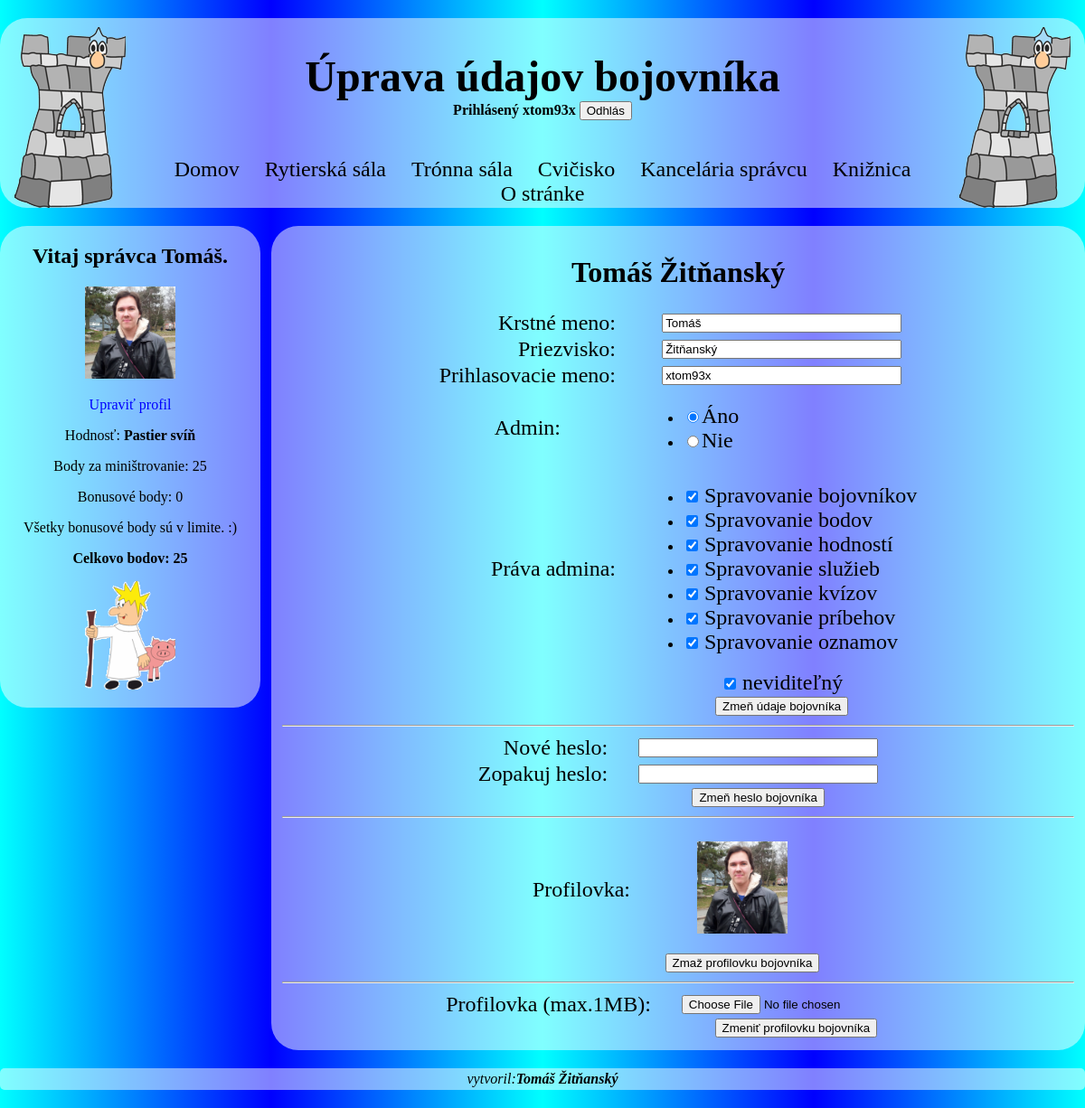
The page /uprav_user.php?id=1 (signed in) on the database its author committed.
### tables this page shows
CREATE TABLE IF NOT EXISTS `users` (
  `meno` varchar(255) NOT NULL,
  `krstne` varchar(255) NOT NULL,
  `priezvisko` varchar(255) NOT NULL,
  `heslo` varchar(255) NOT NULL,
  `profilovka` varchar(255) NOT NULL,
  `id_user` int(11) NOT NULL AUTO_INCREMENT,
  `body` int(11) NOT NULL DEFAULT '0',
  `body_minis` int(11) NOT NULL DEFAULT '0',
  `body_bonus` int(11) NOT NULL DEFAULT '0',
  `admin` varchar(7) NOT NULL,
  `visible` tinyint(1) NOT NULL DEFAULT '1',
  PRIMARY KEY (`id_user`)
);

### uprav_user.php (the view, shortened to what this page needs)
<?php
include("_funkcie.php");
if (isset($_SESSION['user'])){
  include('osobny.php');
  if (substr($_SESSION['user']['admin'],0,1)){
    ?>
    <div class=hlavny><main>
    <?php
    if (!isset($_GET['id']) || !$user=daj_user($_GET['id'])){
      ?>
      <h2>Bojovník sa nenašiel.</h2>
      </main></div>
      <?php
    }else{
    ?>
      <h1><?php echo $user['krstne']." ".$user['priezvisko']?></h1>
      <table>
      <form method=post>
        <tr><td class=opis_pole><label for=krstne>Krstné meno:</label></td>
          <td><input type=text size=30 id=krstne name=krstne value='<?php if (isset($_POST['krstne'])) echo $_POST['krstne']; else echo $user['krstne'];?>' required></td></tr>
        <tr><td class=opis_pole><label for=priezvisko>Priezvisko:</label></td>
          <td><input type=text size=30 id=priezvisko name=priezvisko value='<?php if (isset($_POST['priezvisko'])) echo $_POST['priezvisko']; else echo $user['priezvisko'];?>' required></td></tr>
        <tr><td class=opis_pole><label for=meno>Prihlasovacie meno:</label></td>
          <td><input type=text size=30 id=meno name=meno value='<?php if (isset($_POST['meno'])) echo $_POST['meno']; else echo $user['meno'];?>' required></td></tr>
        <tr><td><label>Admin:</label></td>
          <td><ul>
            <li><input type=radio id=admin_yes name=admin value=1 onchange="admin_change();" <?php if ((isset($_POST['admin']) && $_POST['admin']) || (!isset($_POST['admin']) && $user['admin'])) echo "checked";?>><label for=admin_yes>Áno</label></li>
            <li><input type=radio id=admin_yes name=admin value=1 onchange="admin_change();"<?php if ((isset($_POST['admin']) && !$_POST['admin']) || (!isset($_POST['admin']) && !$user['admin'])) echo "checked";?>><label for=admin_no>Nie</label></li>
          </ul></td>
        </tr>
        <tr id=prava_admin <?php if(!isset($_POST['admin']) && !$user['admin']) echo "style='display:none;'"?>>
          <td class=opis_pole><label>Práva admina:</label></td>
          <td><ul>
            <li>
              <input type='checkbox' name=adm_1 id=adm_1 <?php if ((isset($_POST['admin']) && isset($_POST['adm_1'])) || (!isset($_POST['admin']) && substr($user['admin'],0,1))) echo "checked";?>>
              <label for=adm_1>Spravovanie bojovníkov</label>
            </li>
            <li>
              <input type='checkbox' name=adm_2 id=adm_2 <?php if ((isset($_POST['admin']) && isset($_POST['adm_2'])) || (!isset($_POST['admin']) && substr($user['admin'],1,1))) echo "checked";?>>
              <label for=adm_2>Spravovanie bodov</label>
            </li>
            <li>
              <input type='checkbox' name=adm_3 id=adm_3 <?php if ((isset($_POST['admin']) && isset($_POST['adm_3'])) || (!isset($_POST['admin']) && substr($user['admin'],2,1))) echo "checked";?>>
              <label for=adm_3>Spravovanie hodností</label>
            </li>
            <li>
              <input type='checkbox' name=adm_4 id=adm_4 <?php if ((isset($_POST['admin']) && isset($_POST['adm_4'])) || (!isset($_POST['admin']) && substr($user['admin'],3,1))) echo "checked";?>>
              <label for=adm_4>Spravovanie služieb</label>
            </li>
            <li>
              <input type='checkbox' name=adm_5 id=adm_5 <?php if ((isset($_POST['admin']) && isset($_POST['adm_5'])) || (!isset($_POST['admin']) && substr($user['admin'],4,1))) echo "checked";?>>
              <label for=adm_5>Spravovanie kvízov</label>
            </li>
            <li>
              <input type='checkbox' name=adm_6 id=adm_6 <?php if ((isset($_POST['admin']) && isset($_POST['adm_6'])) || (!isset($_POST['admin']) && substr($user['admin'],5,1))) echo "checked";?>>
              <label for=adm_6>Spravovanie príbehov</label>
            </li>
            <li>
              <input type='checkbox' name=adm_7 id=adm_7 <?php if ((isset($_POST['admin']) && isset($_POST['adm_7'])) || (!isset($_POST['admin']) && substr($user['admin'],6,1))) echo "checked";?>>
              <label for=adm_7>Spravovanie oznamov</label>
            </li>
          </ul></td>
        </tr>
        <tr><td></td><td>
          <input type=checkbox name=invisible id=invisible
            <?php
            if (isset($_POST['zmen_user_udaje'])) {
              if (isset($_POST['invisible'])) echo "checked";
            } else if (!$user['visible']) echo "checked";
            ?>>
          <label for=invisible>neviditeľný</label>
          </td></tr>
        <tr><td></td><td><input type=submit name=zmen_user_udaje value="Zmeň údaje bojovníka"></td></tr>
      </form>
      </table>
      <hr>
      <table>
      <form method=post>
        <tr><td class=opis_pole><label for=heslo>Nové heslo:</label></td>
          <td><input type=password size=30 id=heslo name=heslo required></td></tr>
        <tr><td class=opis_pole><label for=heslo_rp>Zopakuj heslo:</label></td>
          <td><input type=password size=30 id=heslo_rp name=heslo_rp required></td></tr>
        <tr><td></td><td><input type=submit name=zmen_user_heslo value="Zmeň heslo bojovníka"></td></tr>
      </form>
      </table>
      <?php if($user['profilovka']){?>
      <hr>
      <table>
      <form method=post>
        <tr><td><label>Profilovka:</label></td>
          <td><figure><img class='img_small' src='<?php if ($user['profilovka']) echo $user['profilovka']; else echo "obr/user.png";?>'></figure></td></tr>
        <tr><td></td><td><input type=submit name=zmaz_profilovku value='Zmaž profilovku bojovníka'></td></tr>
      </form>
      </table>
      <?php } ?>
      <hr>
      <table>
      <form method="post" enctype="multipart/form-data">
        <tr><td><label for=profilovka>Profilovka (max.1MB):</label></td>
        <td><input type="file" name="profilovka" id="profilovka" accept='image/jpg,image/jpeg,image/gif,image/png' required></td></tr>
        <tr><td></td><td><input type=submit name=zmen_profilovku value="Zmeniť profilovku bojovníka"></td></tr>
      </form>
      </table>
    </main></div>
    <?php
  }
  }else include('no_entry.php');
}else {
  include('login.php');
  include('no_entry.php');
}
?>

### styly.css (style rules this page uses)
body { background: aqua; background: -moz-linear-gradient(left, aqua 0%, blue 25%, aqua 50%, blue 75%, aqua 100%); background: -o-linear-gradient(left, aqua 0%, blue 25%, aqua 50%, blue 75%, aqua 100%); background: -webkit-linear-gradient(left, aqua 0%, blue 25%, aqua 50%, blue 75%, aqua 100%); background: -ms-linear-gradient(left, aqua 0%, blue 25%, aqua 50%, blue 75%, aqua 100%); font-family: "Times New Roman", Times, serif; margin: 20px auto; max-width:80em; }
.opis_pole { text-align: right; }
.hlavny { text-align:center; float:right; width: 73%; margin: 20px 0; padding: 1%; border-radius:30px; background: rgba(255,255,255,0.5); }
.img_small { max-width: 100px; width: 100%; margin:auto; }
label { font-size: 150%; }
table { text-align: center; margin: auto; }
td { padding: 0 1em; }
ul { text-align: left; }

### rows shown on the page
users: krstne "Tomáš", priezvisko "Žitňanský", meno "xtom93x", admin "☑ Áno", admin "☑", visible "☑", profilovka (picture)

### other values the page prints
$nadpis "Úprava údajov bojovníka"
$_SESSION['user']['meno'] "xtom93x"
$_SESSION['user']['krstne'] "Tomáš"
$_SESSION['user']['level']['nazov'] "Pastier svíň"
$_SESSION['user']['body_minis'] "25"
$_SESSION['user']['body_bonus'] "0"
$_SESSION['user']['body'] "25"
